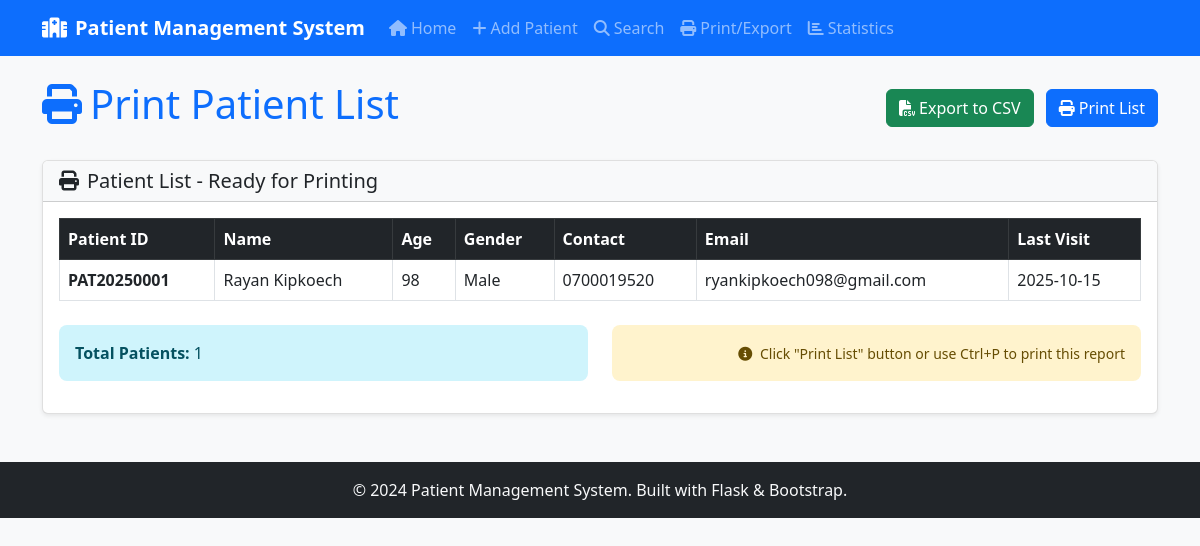
Screenshot of /print with the database file from the repository.
### tables this page shows
CREATE TABLE patients (
            id INTEGER PRIMARY KEY AUTOINCREMENT,
            patient_id TEXT UNIQUE NOT NULL,
            name TEXT NOT NULL,
            age INTEGER NOT NULL,
            gender TEXT NOT NULL,
            contact TEXT,
            email TEXT,
            address TEXT,
            medical_history TEXT,
            allergies TEXT,
            medications TEXT,
            last_visit DATE,
            emergency_contact TEXT,
            blood_type TEXT,
            created_at TIMESTAMP DEFAULT CURRENT_TIMESTAMP
        );

### app.py (the view)
@app.route('/print')
def print_list():
    conn = get_db_connection()
    cursor = conn.cursor()
    cursor.execute("SELECT * FROM patients ORDER BY name")
    patients = cursor.fetchall()
    conn.close()
    current_date = datetime.now().strftime('%Y-%m-%d %H:%M:%S')
    return render_template('print_list.html', patients=patients, current_date=current_date)

### app.py (called while the page is built)
def get_db_connection():
    conn = sqlite3.connect(DATABASE)
    conn.row_factory = sqlite3.Row
    return conn

### templates/print_list.html (shortened to what this page needs)
{% extends "base.html" %}
{% block content %}
<div class="d-flex justify-content-between align-items-center mb-4">
    <h1 class="text-primary">
        <i class="fas fa-print me-2"></i>Print Patient List
    </h1>
    <div>
        <a href="{{ url_for('export_csv') }}" class="btn btn-success me-2">
            <i class="fas fa-file-csv me-1"></i>Export to CSV
        </a>
        <button onclick="window.print()" class="btn btn-primary">
            <i class="fas fa-print me-1"></i>Print List
        </button>
    </div>
</div>
{% if patients %}
<div class="card printable-area">
    <div class="card-header bg-light d-print-none">
        <h5 class="card-title mb-0">
            <i class="fas fa-print me-2"></i>Patient List - Ready for Printing
        </h5>
    </div>
    <div class="card-body">
        <table class="table table-bordered">
            <thead class="table-dark">
                <tr>
                    <th>Patient ID</th>
                    <th>Name</th>
                    <th>Age</th>
                    <th>Gender</th>
                    <th>Contact</th>
                    <th>Email</th>
                    <th>Last Visit</th>
                </tr>
            </thead>
            <tbody>
                {% for patient in patients %}
                <tr>
                    <td><strong>{{ patient['patient_id'] }}</strong></td>
                    <td>{{ patient['name'] }}</td>
                    <td>{{ patient['age'] }}</td>
                    <td>{{ patient['gender'] }}</td>
                    <td>{{ patient['contact'] or 'N/A' }}</td>
                    <td>{{ patient['email'] or 'N/A' }}</td>
                    <td>{{ patient['last_visit'] or 'N/A' }}</td>
                </tr>
                {% endfor %}
            </tbody>
        </table>
        <div class="row mt-4">
            <div class="col-md-6">
                <div class="alert alert-info">
                    <strong>Total Patients:</strong> {{ patients|length }}
                </div>
            </div>
            <div class="col-md-6 text-end d-print-none">
                <div class="alert alert-warning">
                    <small>
                        <i class="fas fa-info-circle me-1"></i>
                        Click "Print List" button or use Ctrl+P to print this report
                    </small>
                </div>
            </div>
        </div>
    </div>
</div>
{% else %}
<div class="alert alert-info">
    <i class="fas fa-info-circle me-2"></i>
    No patients found to print.
    <a href="{{ url_for('add_patient') }}" class="alert-link">Add some patients first</a>.
</div>
{% endif %}
{% endblock %}

### style.css (style rules this page uses)
body { background-color: #f8f9fa; font-family: 'Segoe UI', Tahoma, Geneva, Verdana, sans-serif; }
.card { box-shadow: 0 0.125rem 0.25rem rgba(0, 0, 0, 0.075); border: 1px solid rgba(0, 0, 0, 0.125); margin-bottom: 1rem; }
.card-header { font-weight: 600; }
.table th { border-top: none; font-weight: 600; }
.btn { border-radius: 0.375rem; }
.alert { border: none; border-radius: 0.5rem; }

### rows the page displays
patients: patient_id "PAT20250001", name "Rayan Kipkoech", age "98", gender "Male", contact "0700019520", email "ryankipkoech098@gmail.com", last_visit "2025-10-15"

### other values shown
{{ patients|length }} "1"
